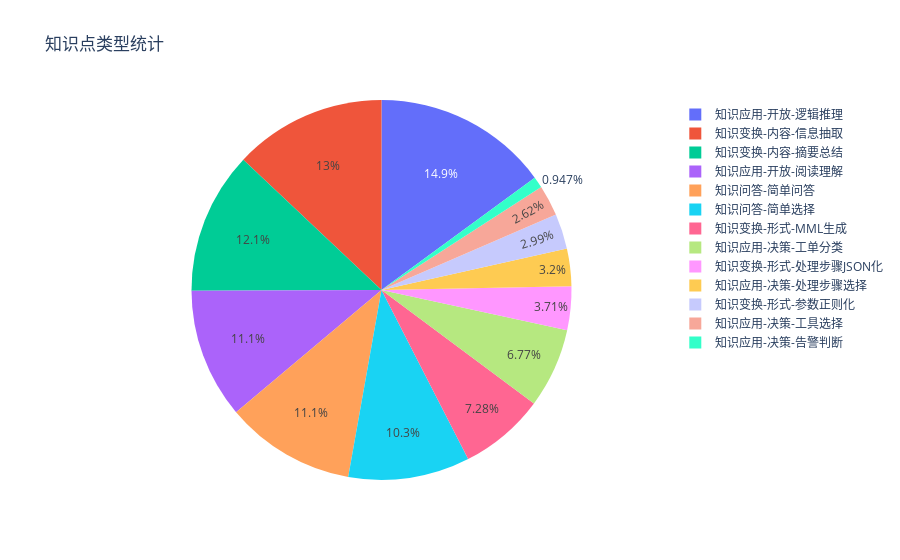

Here is the notebook cell this chart was saved with:
### Code cell
def column_rename(df):
    # 将df的task列转换为中文
    df['task'] = df['task'].map(task_abbr_dt)
    # 对task列进行排序
    df = df.sort_values(by='task', ascending=True)
    df = filter_matched(df)
    return df
plot_pie_chart_from_db("QA_GEN-10281814", "task", "知识点类型统计", column_rename)

### Figure 1 — Plotly figure (JSON) as saved in the notebook; plotly's stock layout.template omitted (floating-point values rounded to 4 significant figures)
{"data": [{"domain": {"x": [0, 1], "y": [0, 1]}, "hovertemplate": "task=%{label}<br>count=%{value}<extra></extra>", "labels": ["知识应用-开放-逻辑推理", "知识变换-内容-信息抽取", "知识变换-内容-摘要总结", "知识应用-开放-阅读理解", "知识问答-简单问答", "知识问答-简单选择", "知识变换-形式-MML生成", "知识应用-决策-工单分类", "知识变换-形式-处理步骤JSON化", "知识应用-决策-处理步骤选择", "知识变换-形式-参数正则化", "知识应用-决策-工具选择", "知识应用-决策-告警判断"], "legendgroup": "", "name": "", "showlegend": true, "type": "pie", "values": [205, 178, 166, 152, 152, 142, 100, 93, 51, 44, 41, 36, 13]}], "layout": {"legend": {"tracegroupgap": 0}, "title": {"text": "知识点类型统计"}}}
